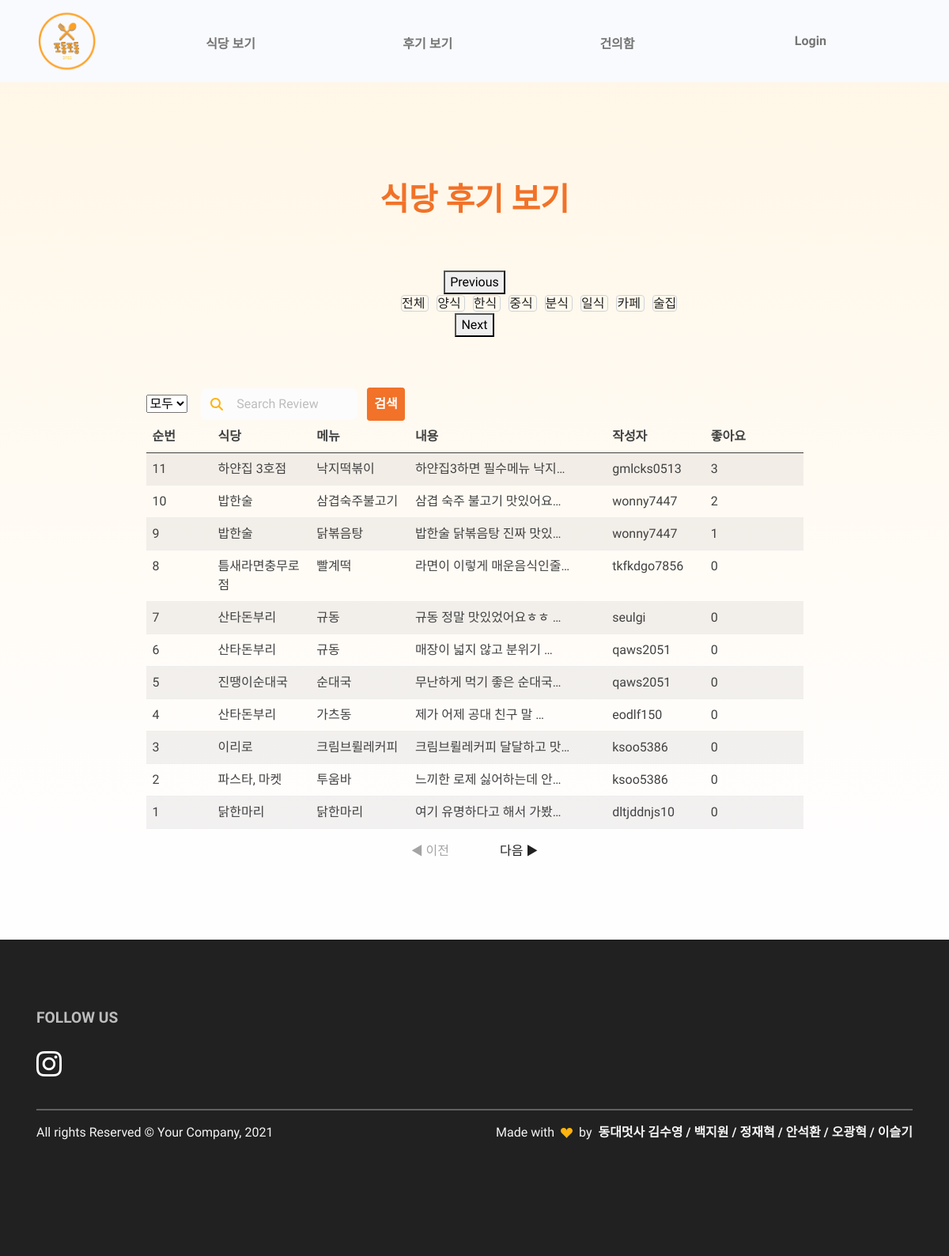
/review/, run on the app's committed database.
### restaurant/models.py (models this page shows, shortened)
class Category(models.Model):
    id = models.AutoField(primary_key=True)
    name = models.CharField(max_length=20)

class Comment(models.Model):
    id = models.AutoField(primary_key=True)
    restaurant = models.ForeignKey(Restaurant, on_delete=models.CASCADE)
    menu = models.ForeignKey(FoodMenu, on_delete=models.CASCADE)
    content = models.TextField()
    thumbnail = models.ImageField(upload_to='comment/', blank=True)
    created_at = models.DateTimeField(auto_now_add=True)
    like_users = models.ManyToManyField(settings.AUTH_USER_MODEL, blank=True, related_name="like_comments")
    hate_users = models.ManyToManyField(settings.AUTH_USER_MODEL, blank=True, related_name="hate_comments")
    user = models.ForeignKey(settings.AUTH_USER_MODEL, on_delete=models.CASCADE, null=True)

class Restaurant(models.Model):
    id = models.AutoField(primary_key=True)
    category = models.ForeignKey(Category, on_delete=models.CASCADE)
    name = models.CharField(max_length=30)
    location = models.CharField(max_length=100, blank=True)
    phone_number = models.CharField(max_length=15, blank=True)
    business_hour = models.CharField(max_length=150, blank=True)
    thumbnail = models.ImageField(upload_to='images/', blank=True)
    follow_users = models.ManyToManyField(settings.AUTH_USER_MODEL, blank=True, related_name="follow_restaurants")

class FoodMenu(models.Model):
    id = models.AutoField(primary_key=True)
    restaurant = models.ForeignKey(Restaurant, on_delete=models.CASCADE)
    name = models.CharField(max_length=20)
    price = models.CharField(max_length=20)
    def __str__(self):
        return self.name

### review/views.py (the view)
# urls.py: path('review/', include('review.urls')),
def review(request):
    reviews = Comment.objects.all().annotate(like_count = Count('like_users')).order_by("-like_count", "-created_at")
    category = Category.objects.all()
    user = request.user
    paginator = Paginator(reviews, 10)
    page = request.GET.get("page") or 1
    pages = pages = paginator.get_page(page)
    context = {
        'reviews':reviews,
        'user':user,
        'category':category,
        'pages':pages,
    }
    return render(request, "review.html",context)

### review/templates/review.html (shortened to what this page needs)
{% extends 'base.html' %} {% load static %} {% block content %}
<link rel="stylesheet" href="{% static 'css/components/review.css' %}" />
<section class="py-0 bg-primary-gradient">
    <div class="container">
      <div class="row justify-content-center g-0">
        <div class="col-xl-9">
          <div class="col-lg-6 text-center mx-auto mb-3 mb-md-5 mt-4">
            <h5 class="fw-bold text-danger fs-3 fs-lg-5 lh-sm my-6" style="margin-top:8rem !important;">식당 후기 보기</h5>
          </div>
          <div class="col-lg-7 mx-auto text-center mb-6">
                <div class="responsive">
                  <a href="{% url 'review:review' %}" style="border:1px solid #ced4da; border-radius: 4px; margin: 5px;">
                    전체
                </a>
                {% for category in category %}
                    <a href="{% url 'review:filter' category.id %}" style="border:1px solid #ced4da; border-radius: 4px; margin: 5px;">
                        {{ category.name }}
                    </a>
                {% endfor %}
                </div>
          </div>
          <form action="{% url 'review:SearchReview' %}" method="GET" class="row gx-2 gy-2 align-items-center">
            <div class="col-lg-1">
            <select name="category" id="category">
              <option value = "all" selected>모두</option>
            </select>
            </div>
            <div class="col-lg-3 input-group-icon pe-2">
              <i class="fas fa-search input-box-icon text-primary"></i>
              <input
                class="col-lg-3 form-control border-0 input-box bg-100"
                type="search"
                placeholder="Search Review"
                aria-label="Search"
                name="search_key"
                id="search_key"
                value="{{ search_key }}"
              />
            </div>
            <div class="col-lg-2">
              <button class="btn btn-danger" style="padding:0.5rem;" type="submit">
                검색
              </button>
            </div>
          </form>
          <table class="table table-striped d-none d-sm-table">
            <thead>
                <tr class="thead col-xs-1">
                    <th width=10%>순번</th>
                    <th width=15%>식당</th>
                    <th width=15%>메뉴</th>
                    <th width=30%>내용</th>
                    <th width=15%>작성자</th>
                    <th >좋아요</th>
                </tr>
            </thead>
            <tbody>
            {% for review in reviews %}
                <tr onclick="location.href='{% url 'restaurant:restaurant_detail' review.restaurant.id %}'">
                    <td>{{ forloop.revcounter }}</td>
                    <td>{{review.restaurant.name}}</td>
                    <td>{{review.menu}}</td>
                    <td>{{review.content|truncatechars:15}}</td>
                    <td>{{review.user}}</td>
                    <td>{{review.like_users.count}}</td>
                </tr>
            {% endfor %}
            </tbody>
          </table>
        </div>
      </div>
      </div>
</section>
<div class="page middle">
    {% if pages.has_previous %}
    <a href="?page={{pages.previous_page_number}}" class="page_click active">◀ 이전</a>
    {% else %}
    <a class="page_click nonactive">◀ 이전</a>
    {% endif %}
    {% if pages.has_next %}
    <a href="?page={{pages.next_page_number}}" class="page_click active">다음 ▶</a>
    {% else %}
    <a class="page_click nonactive">다음 ▶</a>
    {% endif %}
</div>
{% endblock %}

### podongpodong/static/css/components/review.css (style rules this page uses)
.thead { border-bottom:#F17228; }
section { margin-top: 0px; min-height: 400px; }
.middle { text-align: center; margin-bottom: 5%; }
.middle a { margin: 20px; padding: 10px; }
.active { transition-duration: 0.2s; }
.nonactive { color: #a4a4a4; cursor: pointer; }

### review/templates/review.html (style rules this page uses)
.thead { border-bottom:#F17228; }
section { margin-top: 100px; min-height: 400px; }
.middle { text-align: center; margin-bottom: 5%; }
.middle a { margin: 20px; padding: 10px; }
.active { transition-duration: 0.2s; }
.nonactive { color: #a4a4a4; cursor: pointer; }

### data on the page
Category: name "양식"
Category: name "한식"
Category: name "중식"
Category: name "분식"
Category: name "일식"
Category: name "카페"
Category: name "술집"
Comment: restaurant.name "하얀집 3호점", menu "낙지떡볶이", content "하얀집3하면 필수메뉴 낙지…", user "gmlcks0513", like_users.count "3"
Comment: restaurant.name "밥한술", menu "삼겹숙주불고기", content "삼겹 숙주 불고기 맛있어요…", user "wonny7447", like_users.count "2"
Comment: restaurant.name "밥한술", menu "닭볶음탕", content "밥한술 닭볶음탕 진짜 맛있…", user "wonny7447", like_users.count "1"
Comment: restaurant.name "틈새라면충무로점", menu "빨계떡", content "라면이 이렇게 매운음식인줄…", user "tkfkdgo7856", like_users.count "0"
Comment: restaurant.name "산타돈부리", menu "규동", content "규동 정말 맛있었어요ㅎㅎ …", user "seulgi", like_users.count "0"
Comment: restaurant.name "산타돈부리", menu "규동", content "매장이 넓지 않고 분위기 …", user "qaws2051", like_users.count "0"
Comment: restaurant.name "진땡이순대국", menu "순대국", content "무난하게 먹기 좋은 순대국…", user "qaws2051", like_users.count "0"
Comment: restaurant.name "산타돈부리", menu "가츠동", content "제가 어제 공대 친구 말 …", user "eodlf150", like_users.count "0"
Comment: restaurant.name "이리로", menu "크림브륄레커피", content "크림브륄레커피 달달하고 맛…", user "ksoo5386", like_users.count "0"
Comment: restaurant.name "파스타, 마켓", menu "투움바", content "느끼한 로제 싫어하는데 안…", user "ksoo5386", like_users.count "0"
Comment: restaurant.name "닭한마리", menu "닭한마리", content "여기 유명하다고 해서 가봤…", user "dltjddnjs10", like_users.count "0"
